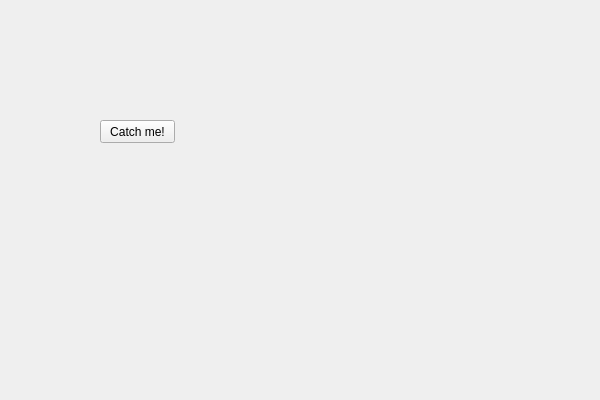
<?xml version="1.0" encoding="UTF-8"?>
<ui version="4.0">
 <class>Form</class>
 <widget class="QWidget" name="Form">
  <property name="geometry">
   <rect>
    <x>0</x>
    <y>0</y>
    <width>600</width>
    <height>400</height>
   </rect>
  </property>
  <property name="windowTitle">
   <string>Form</string>
  </property>
  <widget class="QPushButton" name="btnRun">
   <property name="geometry">
    <rect>
     <x>100</x>
     <y>120</y>
     <width>75</width>
     <height>23</height>
    </rect>
   </property>
   <property name="text">
    <string>Catch me!</string>
   </property>
  </widget>
 </widget>
 <resources/>
 <connections/>
</ui>
